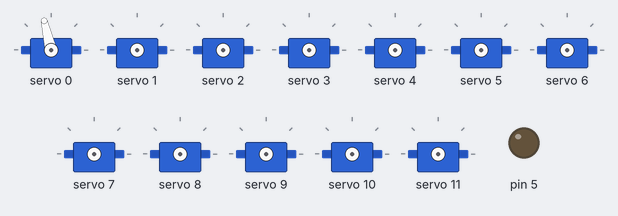
Simulated run of this sketch. Board: Arduino Leonardo, built with avr-gcc and run on an emulated ATmega32U4. On the bench: 12 × servo, output pins drawn as LEDs (lit = HIGH). What the sketch prints to the serial monitor is not drawn.

Above: at 0.1 s.
At 8.05 s:
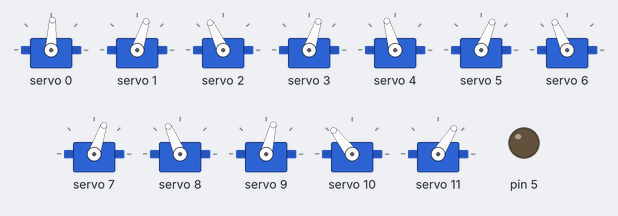
At 8.65 s:
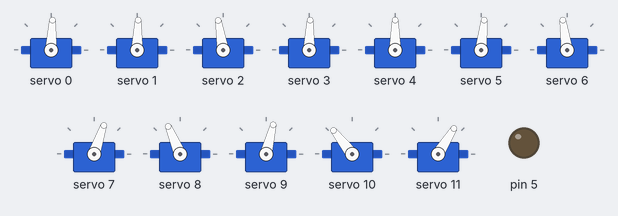
At 9.35 s:
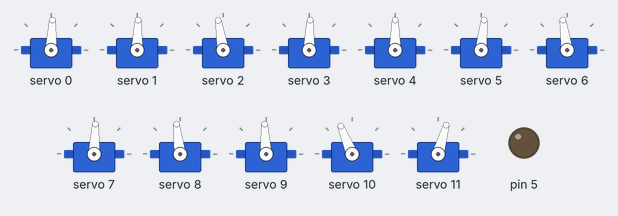
At 9.7 s:
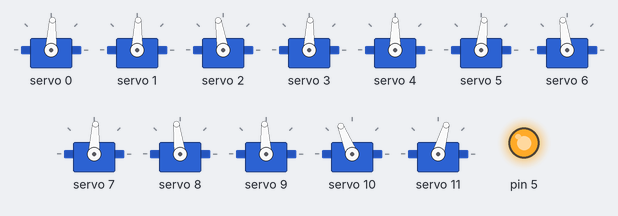
Timing chart, 0 to 11.2 s (numbered marks = the images above):
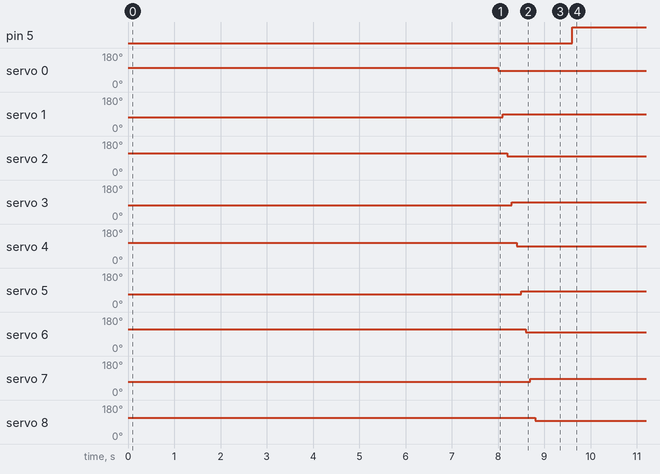

The sketch:

Servo_pluck.ino
```cpp
/***********************************************************************************************
----------------------------    MIDI servo lyre  16 notes   ------------------------------------
************************************************************************************************
Systeme construit pour le controle d'une lyre de 16 notes avec des servomoteur de type sg90 et une carte pac9685
les systeme recoit les messages midi via le cable usb, midiHandler s'occupe de dechiffrer les messages midi
instrument s'occupe de verifier si il peut jouer les notes recues et demande ServoController de les jouer si c'est possible

tout les parametres doivent etre mis dan settings.h afin de simplifier les adaptations au materiel
Un autre fichier .ino sera fournit afin d'initialiser les servo a 90° lors du montage et aussi pour trouver le reglage de la position centrale du servo

************************************************************************************************/
#include <MIDIUSB.h>
#include "Instrument.h"
#include "MidiHandler.h"
#include "Arduino.h"

Instrument instrument;
MidiHandler* midiHandler = nullptr;

void setup() {
  Serial.begin(SERIAL_BAUD_RATE);
  Serial.println("init");
  midiHandler = new MidiHandler(instrument);
  Serial.println("fin init");
}

void loop() {
  // Mettre a jour l'instrument (gestion de l'initialisation non-bloquante)
  instrument.update();

  // Lire et traiter les messages MIDI seulement si l'instrument est pret
  if (instrument.isReady()) {
    midiHandler->readMidi();
  }
}
```

MidiHandler.cpp
```cpp
#include "MidiHandler.h"

MidiHandler::MidiHandler(Instrument &instrument) : _instrument(instrument) {
  sysexIndex = 0;
  sysexActive = false;
  if (DEBUG) {
    Serial.println("[MIDI] Handler initialise");
    Serial.println("[MIDI] MidiMind SysEx Protocol actif");
  }
}

void MidiHandler::readMidi() {
  midiEventPacket_t midiEvent;
  do {
    midiEvent = MidiUSB.read();
    if (midiEvent.header != 0) {
      processMidiEvent(midiEvent);
    }
  } while (midiEvent.header != 0);
}

void MidiHandler::processMidiEvent(midiEventPacket_t midiEvent) {
  // Gerer les paquets SysEx (headers 0x04, 0x05, 0x06, 0x07)
  if (midiEvent.header >= 0x04 && midiEvent.header <= 0x07) {
    processSysExPacket(midiEvent);
    return;
  }

  byte messageType = midiEvent.byte1 & 0xF0;
  byte channel = midiEvent.byte1 & 0x0F;
  byte note = midiEvent.byte2;
  byte velocity = midiEvent.byte3;

  switch (messageType) {
    case MIDI_NOTE_ON: // Note On
      if (velocity > 0) {
        _instrument.noteOn(note, velocity);
      } else {
        // Note Off (velocity 0 = Note Off)
        _instrument.noteOff(note);
      }
      break;
    case MIDI_NOTE_OFF: // Note Off
      _instrument.noteOff(note);
      break;
    case MIDI_PITCH_BEND: // Pitch Bend
      // int pitchBendValue = (midiEvent.byte3 << 7) | midiEvent.byte2;
      // _instrument.pitchBend(pitchBendValue);
      break;
    case MIDI_CHANNEL_PRESSURE: // Channel Pressure (Aftertouch)
      // int channelPressureValue = midiEvent.byte2;
      // _instrument.channelPressure(channelPressureValue);
      break;
    case MIDI_POLY_KEY_PRESSURE: // Polyphonic Key Pressure
      // int polyKeyPressureValue = midiEvent.byte3;
      // _instrument.polyKeyPressure(polyKeyPressureValue);
      break;
    case MIDI_CONTROL_CHANGE: // Control Change
      processControlChange(note, velocity);
      break;
    case MIDI_SYSTEM_COMMON: // System Common or System Real-Time
      break;
    case MIDI_SYSTEM_EXCLUSIVE_END: // End of System Exclusive
      break;
  }
}

/*------------------------------------------------------------------
--------------        process Control Change             ----------
------------------------------------------------------------------*/
void MidiHandler::processControlChange(byte controller, byte value) {
  switch (controller) {
    case 1:
    case 91:
    case 92:
    case 94: // Gestion du vibrato
      //_instrument.modulationWheel(value);
      break;
    case 0x07: // Volume
      //_instrument.volumeControl(value);
      break;
    case 121: // Reinitialisation de tous les controleurs
      //_instrument.reset();
      break;
    case 123: // Desactiver toutes les notes
      //_instrument.mute();
      break;
  }
}

/*------------------------------------------------------------------
--------------        SysEx Packet Processing            ----------
MIDIUSB envoie les SysEx en paquets de 4 bytes:
- Header 0x04: SysEx start ou continue (3 bytes data)
- Header 0x05: Single byte system common (1 byte)
- Header 0x06: SysEx end (2 bytes data)
- Header 0x07: SysEx end (3 bytes data)
------------------------------------------------------------------*/
void MidiHandler::processSysExPacket(midiEventPacket_t packet) {
  switch (packet.header) {
    case 0x04: // SysEx start or continue
      if (packet.byte1 == 0xF0) {
        // Debut d'un nouveau message SysEx
        sysexIndex = 0;
        sysexActive = true;
      }
      if (sysexActive && sysexIndex < SYSEX_BUFFER_SIZE - 3) {
        sysexBuffer[sysexIndex++] = packet.byte1;
        sysexBuffer[sysexIndex++] = packet.byte2;
        sysexBuffer[sysexIndex++] = packet.byte3;
      }
      break;

    case 0x05: // Single byte (F7 seul)
      if (sysexActive && packet.byte1 == 0xF7) {
        sysexBuffer[sysexIndex++] = 0xF7;
        processSysExMessage();
        sysexActive = false;
      }
      break;

    case 0x06: // SysEx end with 2 bytes
      if (sysexActive && sysexIndex < SYSEX_BUFFER_SIZE - 2) {
        sysexBuffer[sysexIndex++] = packet.byte1;
        sysexBuffer[sysexIndex++] = packet.byte2;
        processSysExMessage();
        sysexActive = false;
      }
      break;

    case 0x07: // SysEx end with 3 bytes
      if (sysexActive && sysexIndex < SYSEX_BUFFER_SIZE - 3) {
        sysexBuffer[sysexIndex++] = packet.byte1;
        sysexBuffer[sysexIndex++] = packet.byte2;
        sysexBuffer[sysexIndex++] = packet.byte3;
        processSysExMessage();
        sysexActive = false;
      }
      break;
  }
}

/*------------------------------------------------------------------
--------------        MidiMind SysEx Protocol            ----------
------------------------------------------------------------------*/
void MidiHandler::processSysExMessage() {
  if (DEBUG) {
    Serial.print("[SYSEX] Recu ");
    Serial.print(sysexIndex);
    Serial.print(" bytes: ");
    for (uint8_t i = 0; i < sysexIndex && i < 20; i++) {
      Serial.print(sysexBuffer[i], HEX);
      Serial.print(" ");
    }
    Serial.println();
  }

  // Verifier la taille minimale: F0 7D 00 XX 00 F7 = 6 bytes
  if (sysexIndex < 6) {
    if (DEBUG) Serial.println("[SYSEX] Message trop court");
    return;
  }

  // Verifier le header MidiMind
  uint8_t offset = 0;
  if (sysexBuffer[0] == 0xF0) offset = 1;

  // Verifier Manufacturer ID et Sub ID
  if (sysexBuffer[offset] != MIDIMIND_MANUFACTURER_ID ||
      sysexBuffer[offset + 1] != MIDIMIND_SUB_ID) {
    if (DEBUG) {
      Serial.print("[SYSEX] Pas un message MidiMind: ");
      Serial.print(sysexBuffer[offset], HEX);
      Serial.print(" ");
      Serial.println(sysexBuffer[offset + 1], HEX);
    }
    return;
  }

  byte blockId = sysexBuffer[offset + 2];
  byte msgType = sysexBuffer[offset + 3];

  // Traiter uniquement les requests
  if (msgType != MIDIMIND_REQUEST_TYPE) {
    if (DEBUG) Serial.println("[SYSEX] Pas une requete, ignore");
    return;
  }

  switch (blockId) {
    case MIDIMIND_BLOCK1_ID:
      if (DEBUG) Serial.println("[SYSEX] Block 1 Request recu");
      sendBlock1Reply();
      break;

    case MIDIMIND_BLOCK2_ID:
      if (DEBUG) Serial.println("[SYSEX] Block 2 Request recu");
      sendBlock2Reply();
      break;

    default:
      if (DEBUG) {
        Serial.print("[SYSEX] Block ID inconnu: ");
        Serial.println(blockId, HEX);
      }
      break;
  }
}

/*------------------------------------------------------------------
--------------        Block 1 Reply (Identification)     ----------
------------------------------------------------------------------*/
void MidiHandler::sendBlock1Reply() {
  // Taille: 47 bytes (avec bitmap car notes non consecutives)
  byte reply[47];
  uint8_t idx = 0;

  // Header
  reply[idx++] = 0xF0;                      // SysEx Start
  reply[idx++] = MIDIMIND_MANUFACTURER_ID;  // 0x7D
  reply[idx++] = MIDIMIND_SUB_ID;           // 0x00
  reply[idx++] = MIDIMIND_BLOCK1_ID;        // 0x01
  reply[idx++] = MIDIMIND_REPLY_TYPE;       // 0x01

  // Version
  reply[idx++] = MIDIMIND_VERSION;          // 0x01

  // Name (16 bytes, null-padded)
  const char* name = INSTRUMENT_NAME;
  for (uint8_t i = 0; i < 16; i++) {
    if (i < strlen(name)) {
      reply[idx++] = name[i];
    } else {
      reply[idx++] = 0x00;
    }
  }

  // GM Program
  reply[idx++] = INSTRUMENT_GM_PROGRAM;     // 46 (Harp)

  // First Note (pour info, bitmap prime)
  reply[idx++] = INSTRUMENT_FIRST_NOTE;     // 55 (G3)

  // Note Count
  reply[idx++] = INSTRUMENT_NOTE_COUNT;     // 16

  // Polyphony
  reply[idx++] = INSTRUMENT_POLYPHONY;      // 16

  // Flags: bit 0 = 0 (bitmap suit, notes non consecutives)
  reply[idx++] = 0x00;

  // Note Bitmap (19 bytes encodes en 7-bit)
  byte bitmap16[16] = {0};
  buildNoteBitmap(bitmap16);
  byte encoded19[19];
  encode7BitBitmap(bitmap16, encoded19);
  for (uint8_t i = 0; i < 19; i++) {
    reply[idx++] = encoded19[i];
  }

  // End
  reply[idx++] = 0xF7;

  // Envoyer via MIDIUSB
  sendSysEx(reply, idx);

  if (DEBUG) {
    Serial.print("[SYSEX] Block 1 Reply envoye (");
    Serial.print(idx);
    Serial.println(" bytes)");
  }
}

/*------------------------------------------------------------------
--------------        Block 2 Reply (Capacites)          ----------
------------------------------------------------------------------*/
void MidiHandler::sendBlock2Reply() {
  // Taille: 9 bytes (pas de CC support)
  byte reply[9];
  uint8_t idx = 0;

  // Header
  reply[idx++] = 0xF0;                      // SysEx Start
  reply[idx++] = MIDIMIND_MANUFACTURER_ID;  // 0x7D
  reply[idx++] = MIDIMIND_SUB_ID;           // 0x00
  reply[idx++] = MIDIMIND_BLOCK2_ID;        // 0x02
  reply[idx++] = MIDIMIND_REPLY_TYPE;       // 0x01

  // Version
  reply[idx++] = MIDIMIND_VERSION;          // 0x01

  // Capability Flags (16 bits encodes en 2 bytes 7-bit)
  // Pas de capacites avancees pour la lyre
  reply[idx++] = 0x00;  // Bits 0-6
  reply[idx++] = 0x00;  // Bits 7-13

  // End
  reply[idx++] = 0xF7;

  // Envoyer via MIDIUSB
  sendSysEx(reply, idx);

  if (DEBUG) {
    Serial.print("[SYSEX] Block 2 Reply envoye (");
    Serial.print(idx);
    Serial.println(" bytes)");
  }
}

/*------------------------------------------------------------------
--------------        Send SysEx via MIDIUSB             ----------
------------------------------------------------------------------*/
void MidiHandler::sendSysEx(const byte* data, uint8_t length) {
  uint8_t i = 0;

  while (i < length) {
    midiEventPacket_t packet;
    uint8_t remaining = length - i;

    if (i == 0 && remaining >= 3) {
      // Premier paquet (SysEx start)
      packet = {0x04, data[i], data[i+1], data[i+2]};
      i += 3;
    } else if (remaining >= 3 && data[i+2] != 0xF7) {
      // Paquet de continuation
      packet = {0x04, data[i], data[i+1], data[i+2]};
      i += 3;
    } else if (remaining == 3) {
      // Fin avec 3 bytes (incluant F7)
      packet = {0x07, data[i], data[i+1], data[i+2]};
      i += 3;
    } else if (remaining == 2) {
      // Fin avec 2 bytes
      packet = {0x06, data[i], data[i+1], 0};
      i += 2;
    } else if (remaining == 1) {
      // Fin avec 1 byte (F7 seul)
      packet = {0x05, data[i], 0, 0};
      i += 1;
    } else {
      break;
    }

    MidiUSB.sendMIDI(packet);
  }

  MidiUSB.flush();
}

/*------------------------------------------------------------------
--------------        Build Note Bitmap                  ----------
------------------------------------------------------------------*/
void MidiHandler::buildNoteBitmap(byte* bitmap16) {
  memset(bitmap16, 0, 16);

  // Notes jouables (depuis settings.h MidiServoMapping)
  const byte playableNotes[] = {55, 57, 59, 60, 62, 64, 65, 67, 69, 71, 72, 74, 76, 77, 79, 81};

  for (uint8_t i = 0; i < sizeof(playableNotes); i++) {
    byte note = playableNotes[i];
    byte byteIndex = note / 8;
    byte bitIndex = note % 8;
    bitmap16[byteIndex] |= (1 << bitIndex);
  }

  if (DEBUG) {
    Serial.print("[SYSEX] Note bitmap: ");
    for (uint8_t i = 0; i < 16; i++) {
      Serial.print(bitmap16[i], HEX);
      Serial.print(" ");
    }
    Serial.println();
  }
}

/*------------------------------------------------------------------
--------------        Encode 7-bit Bitmap                ----------
------------------------------------------------------------------*/
void MidiHandler::encode7BitBitmap(const byte* bitmap16, byte* encoded19) {
  // Copier les 7 bits de poids faible de chaque byte
  for (uint8_t i = 0; i < 16; i++) {
    encoded19[i] = bitmap16[i] & 0x7F;
  }

  // Packer les MSB (bit 7) dans les bytes 16, 17, 18
  encoded19[16] = 0;
  encoded19[17] = 0;
  encoded19[18] = 0;

  for (uint8_t i = 0; i < 16; i++) {
    if (bitmap16[i] & 0x80) {
      if (i < 7) {
        encoded19[16] |= (1 << i);
      } else if (i < 14) {
        encoded19[17] |= (1 << (i - 7));
      } else {
        encoded19[18] |= (1 << (i - 14));
      }
    }
  }
}
```

MidiHandler.h
```cpp
#ifndef MIDIHANDLER_H
#define MIDIHANDLER_H

#include <MIDIUSB.h>
#include "instrument.h"
/***********************************************************************************************
----------------------------    MIDI message handler    ----------------------------------------
************************************************************************************************
Recoit les messages midi et les envoit a l'instrument via les methodes .noteOn, .noteOff, ect ...

Supporte le protocole MidiMind SysEx pour l'identification de l'instrument:
- Block 1: Identification (nom, notes jouables, polyphonie)
- Block 2: Capacites avancees (CC, aftertouch, pitch bend, etc.)
************************************************************************************************/

// Constantes MidiMind SysEx Protocol
#define MIDIMIND_MANUFACTURER_ID  0x7D  // Educational/Development
#define MIDIMIND_SUB_ID           0x00  // MidiMind
#define MIDIMIND_BLOCK1_ID        0x01  // Block 1: Identification
#define MIDIMIND_BLOCK2_ID        0x02  // Block 2: Capacites
#define MIDIMIND_REQUEST_TYPE     0x00  // Request
#define MIDIMIND_REPLY_TYPE       0x01  // Reply
#define MIDIMIND_VERSION          0x01  // Version 1.0

// Configuration instrument pour MidiMind
#define INSTRUMENT_NAME           "Lyre 16 cordes"
#define INSTRUMENT_GM_PROGRAM     46    // Harp
#define INSTRUMENT_POLYPHONY      16
#define INSTRUMENT_FIRST_NOTE     55    // G3 (pour info, bitmap utilise)
#define INSTRUMENT_NOTE_COUNT     16    // 16 notes

// Buffer SysEx
#define SYSEX_BUFFER_SIZE         64

class MidiHandler {
  private:
    Instrument& _instrument;

    // Buffer pour accumulation SysEx
    byte sysexBuffer[SYSEX_BUFFER_SIZE];
    uint8_t sysexIndex;
    bool sysexActive;

    void processMidiEvent(midiEventPacket_t midiEvent);
    void processControlChange(byte controller, byte value);

    // MidiMind SysEx handlers
    void processSysExPacket(midiEventPacket_t packet);
    void processSysExMessage();
    void sendBlock1Reply();
    void sendBlock2Reply();
    void sendSysEx(const byte* data, uint8_t length);
    void encode7BitBitmap(const byte* bitmap16, byte* encoded19);
    void buildNoteBitmap(byte* bitmap16);

  public:
    MidiHandler(Instrument &instrument);
    void readMidi();
};

#endif // MIDIHANDLER_H
```

ServoController.h
```cpp
#ifndef SERVOCONTROLLER_H
#define SERVOCONTROLLER_H
#include <Wire.h>
#include <Adafruit_PWMServoDriver.h>
#include "settings.h"

class ServoController {
private:
  Adafruit_PWMServoDriver pwm;
  uint16_t currentPositions;  // Bitfield pour stocker les positions (bit 0/1 pour chaque servo) - Economie: 30 bytes
  void setServoAngle(uint8_t servoNum, uint16_t angle);
  void resetServosPosition();  // Utilise au demarrage pour deplacer les servos en position init

  // Variables pour l'initialisation non-bloquante
  enum InitState { INIT_IDLE, INIT_OPENING, INIT_WAIT_OPENING, INIT_CLOSING, INIT_WAIT_CLOSING, INIT_COMPLETE };
  InitState initState;
  uint8_t initServoIndex;
  unsigned long initLastTime;

  // Variables pour la desactivation automatique
  unsigned long lastActivityTime;
  bool servosEnabled;

public:
  ServoController();  // Initialise tous les servomoteurs et le tableau
  void update();  // A appeler dans loop() pour gerer l'initialisation non-bloquante
  bool isInitComplete();  // Retourne true quand l'initialisation est terminee
  void mute(uint8_t servoNum);  // Met le servo a l'angle d'initialisation contre la corde
  void pluck(uint8_t servoNum);  // Actionne le servo pour gratter la corde
  void enableServos();  // Active les servos (OE = LOW)
  void disableServos();  // Desactive les servos (OE = HIGH)
};

#endif // SERVOCONTROLLER_H
```

instrument.cpp
```cpp
#include "Instrument.h"

Instrument::Instrument() : servoController() {
  if (DEBUG) {
    Serial.println("[INSTRUMENT] Demarrage de l'initialisation");
  }
}

void Instrument::update() {
  servoController.update();
}

bool Instrument::isReady() {
  return servoController.isInitComplete();
}

int16_t Instrument::getServo(uint8_t midiNote) {
  // Recherche optimisee O(1) au lieu de O(n)
  if (midiNote < MIDI_NOTE_MIN || midiNote > MIDI_NOTE_MAX) {
    if (DEBUG) {
      Serial.print("[INSTRUMENT] Note MIDI ");
      Serial.print(midiNote);
      Serial.println(" hors plage supportee");
    }
    return -1;
  }

  int8_t servo = ServoMidiMapping[midiNote - MIDI_NOTE_MIN];

  if (servo == -1 && DEBUG) {
    Serial.print("[INSTRUMENT] Note MIDI ");
    Serial.print(midiNote);
    Serial.println(" non jouable (non mappee)");
  }

  return servo;
}

void Instrument::noteOn(uint8_t midiNote, uint8_t velocity) {
	int16_t servo = getServo(midiNote);
	if (servo != -1){
		servoController.pluck(servo);
	}
}

void Instrument::noteOff(uint8_t midiNote) {
  int16_t servo = getServo(midiNote);
	if (servo != -1){
		// Remet le servo a sa position initiale
		servoController.mute(servo);
  }
}
```

Source omitted: ServoController.cpp (5919 bytes), instrument.h (979 bytes), settings.h (2441 bytes)

Measured:
- by itself, pin 5: LOW → HIGH at 9.6 s
- by itself, servo 0: 103° → 87° at 8.0 s
- by itself, servo 1: 72° → 88° at 8.1 s
- by itself, servo 2: 115° → 99° at 8.2 s
- by itself, servo 3: 72° → 88° at 8.3 s
- by itself, servo 4: 106° → 90° at 8.4 s
- by itself, servo 5: 68° → 84° at 8.5 s
- by itself, servo 6: 114° → 98° at 8.6 s
